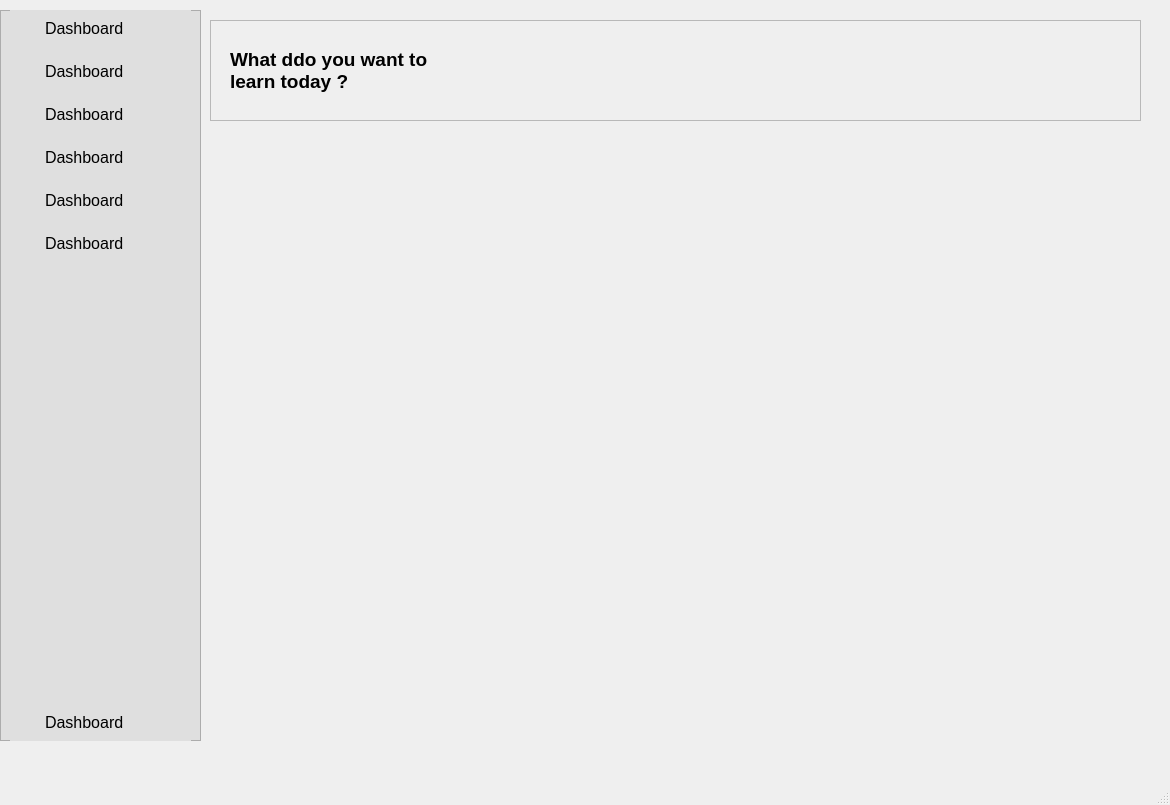
<?xml version="1.0" encoding="UTF-8"?>
<ui version="4.0">
 <class>MainWindow</class>
 <widget class="QMainWindow" name="MainWindow">
  <property name="geometry">
   <rect>
    <x>0</x>
    <y>0</y>
    <width>1170</width>
    <height>805</height>
   </rect>
  </property>
  <property name="windowTitle">
   <string>MainWindow</string>
  </property>
  <widget class="QWidget" name="centralwidget">
   <widget class="QWidget" name="mainScreen" native="true">
    <property name="geometry">
     <rect>
      <x>220</x>
      <y>110</y>
      <width>931</width>
      <height>621</height>
     </rect>
    </property>
   </widget>
   <widget class="QFrame" name="frame">
    <property name="geometry">
     <rect>
      <x>210</x>
      <y>20</y>
      <width>931</width>
      <height>101</height>
     </rect>
    </property>
    <property name="frameShape">
     <enum>QFrame::StyledPanel</enum>
    </property>
    <property name="frameShadow">
     <enum>QFrame::Raised</enum>
    </property>
    <widget class="QWidget" name="layoutWidget">
     <property name="geometry">
      <rect>
       <x>20</x>
       <y>10</y>
       <width>891</width>
       <height>81</height>
      </rect>
     </property>
     <layout class="QHBoxLayout" name="horizontalLayout_17">
      <item>
       <widget class="QLabel" name="label">
        <property name="font">
         <font>
          <pointsize>14</pointsize>
          <weight>75</weight>
          <bold>true</bold>
         </font>
        </property>
        <property name="text">
         <string>What ddo you want to learn today ?</string>
        </property>
        <property name="wordWrap">
         <bool>true</bool>
        </property>
       </widget>
      </item>
      <item>
       <spacer name="horizontalSpacer">
        <property name="orientation">
         <enum>Qt::Horizontal</enum>
        </property>
        <property name="sizeHint" stdset="0">
         <size>
          <width>488</width>
          <height>20</height>
         </size>
        </property>
       </spacer>
      </item>
      <item>
       <layout class="QHBoxLayout" name="horizontalLayout">
        <item>
         <widget class="QLabel" name="label_2">
          <property name="maximumSize">
           <size>
            <width>30</width>
            <height>30</height>
           </size>
          </property>
          <property name="text">
           <string/>
          </property>
          <property name="pixmap">
           <pixmap>../asset/search.png</pixmap>
          </property>
          <property name="scaledContents">
           <bool>true</bool>
          </property>
         </widget>
        </item>
        <item>
         <widget class="QLabel" name="label_33">
          <property name="maximumSize">
           <size>
            <width>30</width>
            <height>30</height>
           </size>
          </property>
          <property name="text">
           <string/>
          </property>
          <property name="pixmap">
           <pixmap>../asset/user.png</pixmap>
          </property>
          <property name="scaledContents">
           <bool>true</bool>
          </property>
         </widget>
        </item>
       </layout>
      </item>
     </layout>
    </widget>
   </widget>
   <widget class="QFrame" name="sideBaar">
    <property name="geometry">
     <rect>
      <x>0</x>
      <y>10</y>
      <width>201</width>
      <height>731</height>
     </rect>
    </property>
    <property name="styleSheet">
     <string notr="true">background-color: rgb(223, 223, 223);
</string>
    </property>
    <property name="frameShape">
     <enum>QFrame::StyledPanel</enum>
    </property>
    <property name="frameShadow">
     <enum>QFrame::Raised</enum>
    </property>
    <widget class="QWidget" name="layoutWidget_2">
     <property name="geometry">
      <rect>
       <x>10</x>
       <y>0</y>
       <width>181</width>
       <height>731</height>
      </rect>
     </property>
     <layout class="QVBoxLayout" name="verticalLayout_3">
      <item>
       <layout class="QVBoxLayout" name="verticalLayout">
        <item>
         <widget class="QWidget" name="widget_2" native="true">
          <property name="styleSheet">
           <string notr="true">QWidget:hover {
   background-color: white;
}</string>
          </property>
          <layout class="QHBoxLayout" name="horizontalLayout_2">
           <item>
            <widget class="QLabel" name="label_3">
             <property name="maximumSize">
              <size>
               <width>20</width>
               <height>20</height>
              </size>
             </property>
             <property name="text">
              <string/>
             </property>
             <property name="pixmap">
              <pixmap>../asset/dashboard.png</pixmap>
             </property>
             <property name="scaledContents">
              <bool>true</bool>
             </property>
            </widget>
           </item>
           <item>
            <widget class="QLabel" name="label_4">
             <property name="font">
              <font>
               <pointsize>12</pointsize>
               <weight>50</weight>
               <bold>false</bold>
              </font>
             </property>
             <property name="text">
              <string>Dashboard</string>
             </property>
            </widget>
           </item>
          </layout>
         </widget>
        </item>
       </layout>
      </item>
      <item>
       <widget class="QWidget" name="widget_15" native="true">
        <property name="styleSheet">
         <string notr="true">QWidget:hover {
   background-color: white;
}</string>
        </property>
        <layout class="QHBoxLayout" name="horizontalLayout_19">
         <item>
          <widget class="QLabel" name="label_37">
           <property name="maximumSize">
            <size>
             <width>20</width>
             <height>20</height>
            </size>
           </property>
           <property name="text">
            <string/>
           </property>
           <property name="pixmap">
            <pixmap>../asset/dashboard.png</pixmap>
           </property>
           <property name="scaledContents">
            <bool>true</bool>
           </property>
          </widget>
         </item>
         <item>
          <widget class="QLabel" name="label_38">
           <property name="font">
            <font>
             <pointsize>12</pointsize>
             <weight>50</weight>
             <bold>false</bold>
            </font>
           </property>
           <property name="text">
            <string>Dashboard</string>
           </property>
          </widget>
         </item>
        </layout>
       </widget>
      </item>
      <item>
       <widget class="QWidget" name="widget_16" native="true">
        <property name="styleSheet">
         <string notr="true">QWidget:hover {
   background-color: white;
}</string>
        </property>
        <layout class="QHBoxLayout" name="horizontalLayout_20">
         <item>
          <widget class="QLabel" name="label_39">
           <property name="maximumSize">
            <size>
             <width>20</width>
             <height>20</height>
            </size>
           </property>
           <property name="text">
            <string/>
           </property>
           <property name="pixmap">
            <pixmap>../asset/dashboard.png</pixmap>
           </property>
           <property name="scaledContents">
            <bool>true</bool>
           </property>
          </widget>
         </item>
         <item>
          <widget class="QLabel" name="label_40">
           <property name="font">
            <font>
             <pointsize>12</pointsize>
             <weight>50</weight>
             <bold>false</bold>
            </font>
           </property>
           <property name="text">
            <string>Dashboard</string>
           </property>
          </widget>
         </item>
        </layout>
       </widget>
      </item>
      <item>
       <widget class="QWidget" name="widget_17" native="true">
        <property name="styleSheet">
         <string notr="true">QWidget:hover {
   background-color: white;
}</string>
        </property>
        <layout class="QHBoxLayout" name="horizontalLayout_21">
         <item>
          <widget class="QLabel" name="label_41">
           <property name="maximumSize">
            <size>
             <width>20</width>
             <height>20</height>
            </size>
           </property>
           <property name="text">
            <string/>
           </property>
           <property name="pixmap">
            <pixmap>../asset/dashboard.png</pixmap>
           </property>
           <property name="scaledContents">
            <bool>true</bool>
           </property>
          </widget>
         </item>
         <item>
          <widget class="QLabel" name="label_42">
           <property name="font">
            <font>
             <pointsize>12</pointsize>
             <weight>50</weight>
             <bold>false</bold>
            </font>
           </property>
           <property name="text">
            <string>Dashboard</string>
           </property>
          </widget>
         </item>
        </layout>
       </widget>
      </item>
      <item>
       <widget class="QWidget" name="widget_18" native="true">
        <property name="styleSheet">
         <string notr="true">QWidget:hover {
   background-color: white;
}</string>
        </property>
        <layout class="QHBoxLayout" name="horizontalLayout_22">
         <item>
          <widget class="QLabel" name="label_43">
           <property name="maximumSize">
            <size>
             <width>20</width>
             <height>20</height>
            </size>
           </property>
           <property name="text">
            <string/>
           </property>
           <property name="pixmap">
            <pixmap>../asset/dashboard.png</pixmap>
           </property>
           <property name="scaledContents">
            <bool>true</bool>
           </property>
          </widget>
         </item>
         <item>
          <widget class="QLabel" name="label_44">
           <property name="font">
            <font>
             <pointsize>12</pointsize>
             <weight>50</weight>
             <bold>false</bold>
            </font>
           </property>
           <property name="text">
            <string>Dashboard</string>
           </property>
          </widget>
         </item>
        </layout>
       </widget>
      </item>
      <item>
       <widget class="QWidget" name="widget_19" native="true">
        <property name="styleSheet">
         <string notr="true">QWidget:hover {
   background-color: white;
}</string>
        </property>
        <layout class="QHBoxLayout" name="horizontalLayout_23">
         <item>
          <widget class="QLabel" name="label_45">
           <property name="maximumSize">
            <size>
             <width>20</width>
             <height>20</height>
            </size>
           </property>
           <property name="text">
            <string/>
           </property>
           <property name="pixmap">
            <pixmap>../asset/dashboard.png</pixmap>
           </property>
           <property name="scaledContents">
            <bool>true</bool>
           </property>
          </widget>
         </item>
         <item>
          <widget class="QLabel" name="label_46">
           <property name="font">
            <font>
             <pointsize>12</pointsize>
             <weight>50</weight>
             <bold>false</bold>
            </font>
           </property>
           <property name="text">
            <string>Dashboard</string>
           </property>
          </widget>
         </item>
        </layout>
       </widget>
      </item>
      <item>
       <spacer name="verticalSpacer">
        <property name="orientation">
         <enum>Qt::Vertical</enum>
        </property>
        <property name="sizeHint" stdset="0">
         <size>
          <width>20</width>
          <height>208</height>
         </size>
        </property>
       </spacer>
      </item>
      <item>
       <widget class="QWidget" name="widget_20" native="true">
        <property name="styleSheet">
         <string notr="true">QWidget:hover {
   background-color: white;
}</string>
        </property>
        <layout class="QHBoxLayout" name="horizontalLayout_25">
         <item>
          <widget class="QLabel" name="label_49">
           <property name="maximumSize">
            <size>
             <width>20</width>
             <height>20</height>
            </size>
           </property>
           <property name="text">
            <string/>
           </property>
           <property name="pixmap">
            <pixmap>../asset/dashboard.png</pixmap>
           </property>
           <property name="scaledContents">
            <bool>true</bool>
           </property>
          </widget>
         </item>
         <item>
          <widget class="QLabel" name="label_50">
           <property name="font">
            <font>
             <pointsize>12</pointsize>
             <weight>50</weight>
             <bold>false</bold>
            </font>
           </property>
           <property name="text">
            <string>Dashboard</string>
           </property>
          </widget>
         </item>
        </layout>
       </widget>
      </item>
     </layout>
    </widget>
   </widget>
  </widget>
  <widget class="QMenuBar" name="menubar">
   <property name="geometry">
    <rect>
     <x>0</x>
     <y>0</y>
     <width>1170</width>
     <height>27</height>
    </rect>
   </property>
  </widget>
  <widget class="QStatusBar" name="statusbar"/>
 </widget>
 <resources/>
 <connections/>
</ui>
